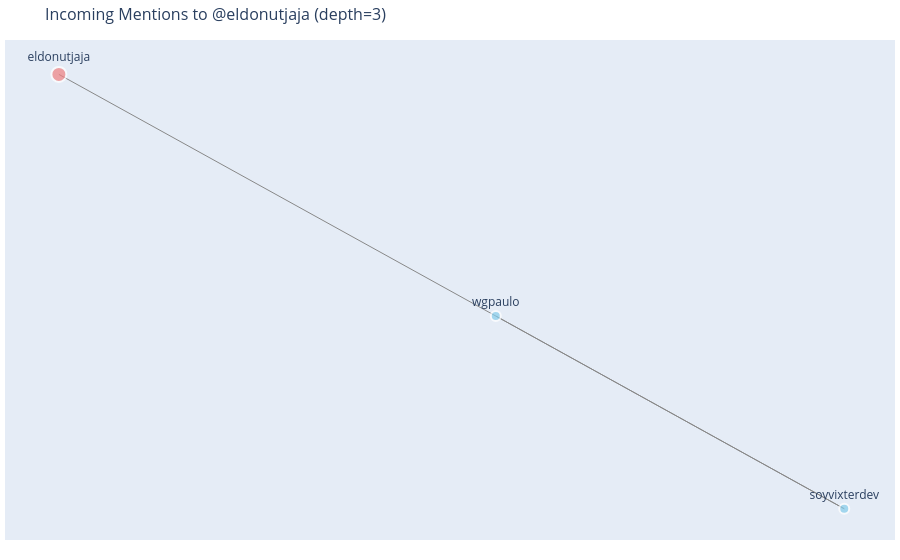

Notebook source saved alongside this figure:
### Code cell
if __name__ == "__main__":
    json_file = "mention_networks/network_mega_merge.json"
    target = "eldonutjaja"
    visualize_incoming_graph(json_file, target_user=target, max_depth=3)  # Change depth here

### Figure 1 — Plotly figure (JSON) as saved in the notebook; plotly's stock layout.template omitted (floating-point values rounded to 4 significant figures)
{"data": [{"hoverinfo": "none", "line": {"color": "#888", "width": 1}, "mode": "lines", "type": "scatter", "x": [0.01054, 0.1352, null, 0.01054, -0.1457, null, 0.1352, 0.01054, null], "y": [-0.07236, -0.9276, null, -0.07236, 1, null, -0.9276, -0.07236, null]}, {"hoverinfo": "text", "marker": {"color": ["lightcoral", "skyblue", "skyblue"], "line": {"width": 2}, "showscale": false, "size": [15, 10, 10]}, "mode": "markers+text", "text": ["eldonutjaja", "wgpaulo", "soyvixterdev"], "textposition": "top center", "type": "scatter", "x": [-0.1457, 0.01054, 0.1352], "y": [1, -0.07236, -0.9276]}], "layout": {"hovermode": "closest", "margin": {"b": 20, "l": 5, "r": 5, "t": 40}, "showlegend": false, "title": {"font": {"size": 16}, "text": "Incoming Mentions to @eldonutjaja (depth=3)"}, "xaxis": {"showgrid": false, "showticklabels": false, "zeroline": false}, "yaxis": {"showgrid": false, "showticklabels": false, "zeroline": false}}}
